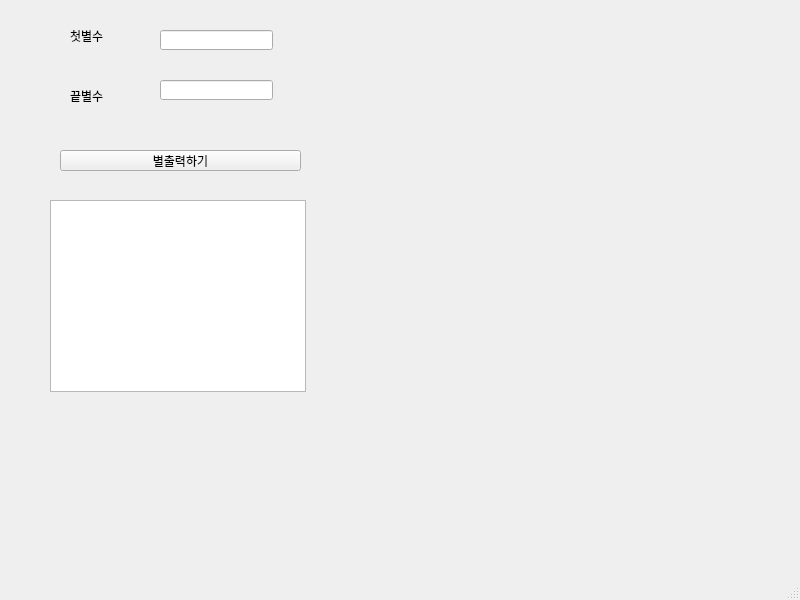
<?xml version="1.0" encoding="UTF-8"?>
<ui version="4.0">
 <class>MainWindow</class>
 <widget class="QMainWindow" name="MainWindow">
  <property name="geometry">
   <rect>
    <x>0</x>
    <y>0</y>
    <width>800</width>
    <height>600</height>
   </rect>
  </property>
  <property name="windowTitle">
   <string>MainWindow</string>
  </property>
  <widget class="QWidget" name="centralwidget">
   <widget class="QLabel" name="lb1">
    <property name="geometry">
     <rect>
      <x>70</x>
      <y>30</y>
      <width>56</width>
      <height>12</height>
     </rect>
    </property>
    <property name="text">
     <string>첫별수</string>
    </property>
   </widget>
   <widget class="QLabel" name="lb2">
    <property name="geometry">
     <rect>
      <x>70</x>
      <y>90</y>
      <width>56</width>
      <height>12</height>
     </rect>
    </property>
    <property name="text">
     <string>끝별수</string>
    </property>
   </widget>
   <widget class="QPushButton" name="pb">
    <property name="geometry">
     <rect>
      <x>60</x>
      <y>150</y>
      <width>241</width>
      <height>21</height>
     </rect>
    </property>
    <property name="text">
     <string>별출력하기</string>
    </property>
   </widget>
   <widget class="QTextBrowser" name="te">
    <property name="geometry">
     <rect>
      <x>50</x>
      <y>200</y>
      <width>256</width>
      <height>192</height>
     </rect>
    </property>
   </widget>
   <widget class="QLineEdit" name="le_first">
    <property name="geometry">
     <rect>
      <x>160</x>
      <y>30</y>
      <width>113</width>
      <height>20</height>
     </rect>
    </property>
   </widget>
   <widget class="QLineEdit" name="le_last">
    <property name="geometry">
     <rect>
      <x>160</x>
      <y>80</y>
      <width>113</width>
      <height>20</height>
     </rect>
    </property>
   </widget>
  </widget>
  <widget class="QMenuBar" name="menubar">
   <property name="geometry">
    <rect>
     <x>0</x>
     <y>0</y>
     <width>800</width>
     <height>21</height>
    </rect>
   </property>
  </widget>
  <widget class="QStatusBar" name="statusbar"/>
 </widget>
 <resources/>
 <connections/>
</ui>
